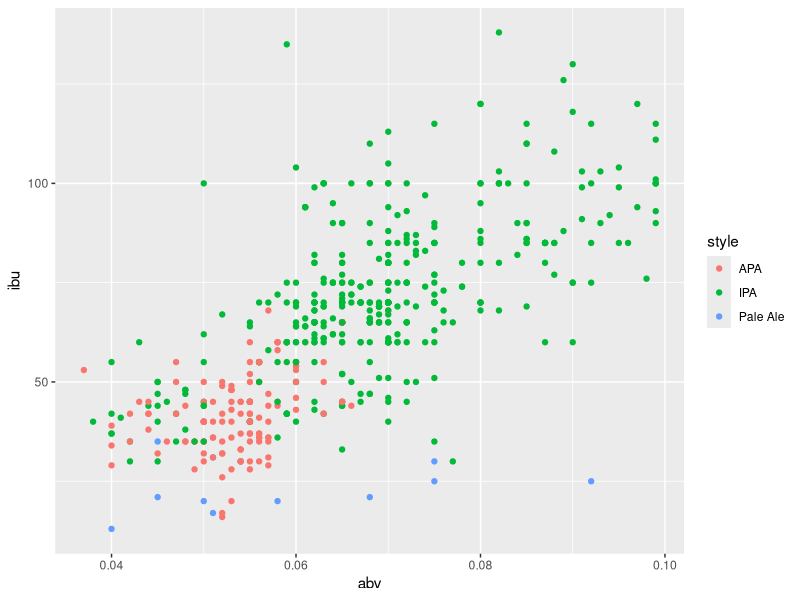

The R source for this figure: (Note: a time limit stopped this script after it produced the figure.)
library(tidyverse)
library(e1071)

beer <- read_csv('beers.csv')
beer <- beer[,-1]
beer <- beer %>% filter(!is.na(ibu))

for(i in 1:length(beer$style)) {
  style <- beer$style[i]
  
  if( grepl('IPA', style) ) {
    beer$style[i] <- 'IPA'
  } else if ( grepl('Lager', style) ) {
    beer$style[i] <- 'Lager'
  } else if ( grepl('Pilsner', style) | grepl('Pilsener', style) ) {
    beer$style[i] <- 'Pilsner'
  } else if ( grepl('Porter', style) ) {
    beer$style[i] <- 'Porter'
  } else if ( grepl('Stout', style) ) {
    beer$style[i] <- 'Stout'
  } else if ( grepl('APA', style) ) {
    beer$style[i] <- 'APA'
  } else if ( grepl('Pale Ale', style) ) {
    beer$style[i] <- 'Pale Ale'
  } else if ( grepl('Wheat Ale', style) ) {
    beer$style[i] <- 'Wheat Ale'
  } else if ( grepl('Red Ale', style) ) {
    beer$style[i] <- 'Red Ale'
  } else if ( grepl('Brown Ale', style) ) {
    beer$style[i] <- 'Brown Ale'
  } else if ( grepl('Ale', style) ) {
    beer$style[i] <- 'Misc. Ale'
  } else beer$style[i] <- 'Other'
  
}

ales <- beer %>% filter(grepl('Ale', style) &
                          style!='Pale Ale' &
                          style!='Misc. Ale')

beer$style <- as.factor(beer$style)
ales$style <- as.factor(ales$style)

svm_full <- svm(style ~ abv + ibu, beer, kernel = 'radial', type = 'C-classification', cost=10)
pred_full <- predict(svm_full)

pa <- beer %>%
  filter(style=='IPA' | style=='APA' | style=='Pale Ale')
pa$style <- factor(pa$style)

ggplot(pa, aes(abv, ibu, color=style)) +
  geom_point()

pa_train <- seq_len(nrow(pa)) %in% sample(seq_len(nrow(pa)), round(0.6*nrow(pa)))
pa_test <- !pa_train

pa_linear <- tune(svm, style ~ abv + ibu, data=pa[pa_train,], scale=FALSE, kernel = 'linear', ranges=list(cost = seq(0.1, 10, by=0.1)))
pa_radial <- tune(svm , style ~ abv + ibu, data=pa[pa_train,], gamma=1, scale=FALSE, kernel='radial', ranges=list(cost = seq(0.1, 10, by=0.1)))

pa_lin_best <- pa_linear$best.model
pa_rad_best <- pa_radial$best.model

pred_grid <- expand.grid(abv = seq(min(pa$abv), max(pa$abv), length.out=500),
                         ibu = seq(min(pa$ibu), max(pa$ibu), length.out=500)) %>%
  mutate(linear = predict(pa_lin_best, ., type='class'),
         radial = predict(pa_rad_best, ., type='class'))

pred_grid %>%
  gather(model, prediction, -abv, -ibu) %>%
  ggplot() +
  geom_tile(aes(abv, ibu, fill=prediction), alpha=0.5) +
  geom_point(aes(abv, ibu, color=style), data=pa[pa_train,]) +
  facet_grid(.~model)


lp <- beer %>%
  filter(style=='Lager' | style=='Porter')
lp$style <- factor(lp$style)

svm_lp <- svm(style ~ abv + ibu, lp, kernel='linear', type='C-classification', cost=10)
pred_lp <- predict(svm_lp)

svm_ales <- svm(style ~ abv+ibu, ales, kernel='polynomial', type='C-classification', cost=10)
pred_ales <- predict(svm_ales)
